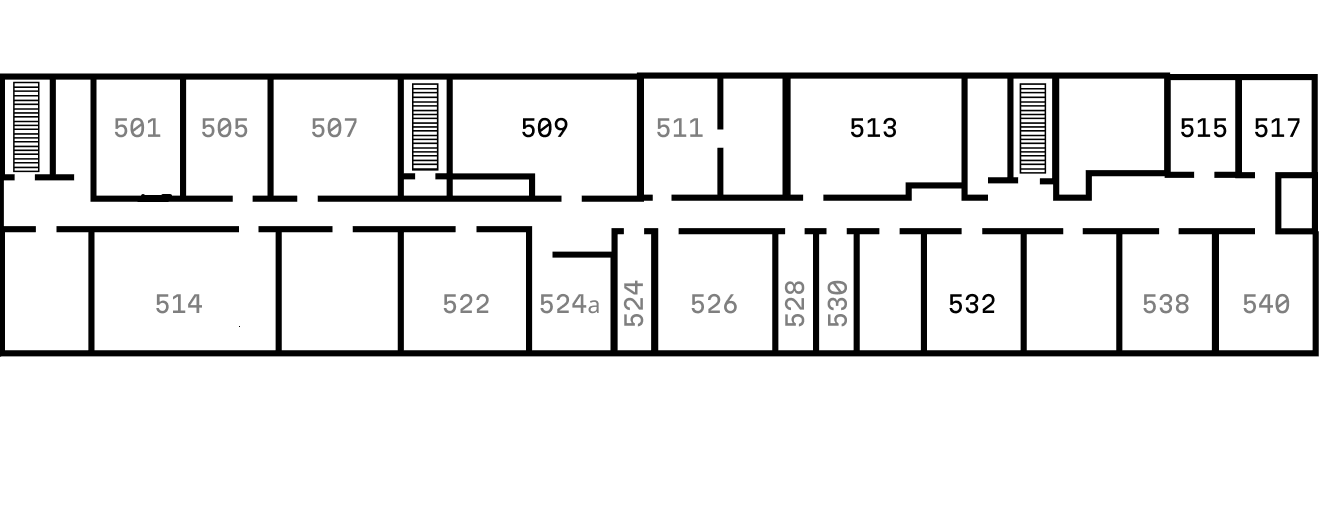
#> input picture plan5.bmp, 1339 x 522 px
$ python gb2.py
#> lines starting #> are read from the running program, lines starting #| are printed output that depends on the picture; after the words box and inside, x2 and y2 are one past the last pixel; in counts of white or black regions, pixels touching at a corner belong together
import cv2
import numpy as np
import matplotlib.pyplot as plt
from skimage.morphology import skeletonize
import networkx as nx
from scipy import ndimage

def process_floor_plan(image_path):
    # Загружаем изображение
#> called with image_path = 'plan5.bmp'
    image = cv2.imread(image_path)
#> image is the input picture: shape (522, 1339, 3); min 0, max 255, mean 233.1
    gray = cv2.cvtColor(image, cv2.COLOR_BGR2GRAY)

    # Бинаризация - настраиваем под ваш план
    _, binary = cv2.threshold(gray, 250, 255, cv2.THRESH_BINARY)
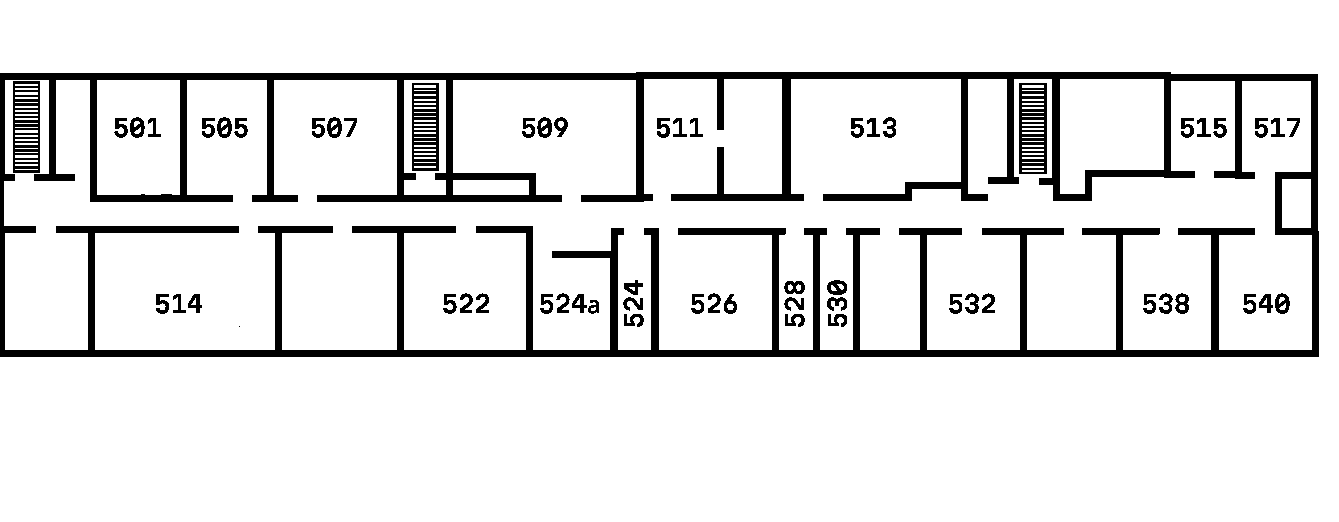
#> binary: shape (522, 1339); 89.5% white; 60 black regions (1 under 20 px), largest, box (x1, y1, x2, y2) and area: (0, 72, 1319, 357) 60056, (1019, 83, 1047, 174) 1734, (412, 83, 439, 171) 1606

    # Инвертируем, чтобы стены были белыми на черном фоне
    binary = 255 - binary
#> binary: shape (522, 1339); 10.5% white; 60 white regions (1 under 20 px)

    # Находим контуры (включая разорванные)
    contours, _ = cv2.findContours(binary, cv2.RETR_LIST, cv2.CHAIN_APPROX_SIMPLE)
#> contours = 151 contours, 1 with area under 20; largest, box (x1, y1, x2, y2) and area: (0, 72, 1319, 357) 373224, (3, 78, 1313, 351) 294032, (1059, 78, 1165, 195) 10282, (96, 79, 181, 196) 9727, (403, 79, 447, 196) 4846

    # Фильтруем контуры по площади для нахождения комнат
    min_room_area = 1000
    rooms = []
    room_contours = []

    for cnt in contours:
        area = cv2.contourArea(cnt)
        if area > min_room_area:
            # Аппроксимируем контур до прямоугольника
            epsilon = 0.02 * cv2.arcLength(cnt, True)
            approx = cv2.approxPolyDP(cnt, epsilon, True)

            if len(approx) == 4:  # Прямоугольные комнаты
                rooms.append(approx)
                room_contours.append(cnt)
#> this loop made 151 passes
#> (area, epsilon, approx) on passes 47, 48, 144, 145, 146, 148, 150, 151: (1230, 3.67, [[452, 180], [528, 179], [529, 194], [453, 195]]), (1498, 3.15, [[1282, 178], [1311, 179], [1310, 228], [1281, 227]]), (2430, 4.68, [[1019, 83], [1019, 173], [1046, 173], [1046, 83]]), (2262, 4.52, [[412, 83], [412, 170], [438, 170], [438, 83]]), (2366, 4.68, [[13, 81], [13, 172], [39, 172], [39, 81]]), (9727, 7.99, [[97, 79], [180, 80], [179, 195], [96, 194]]), (294032.5, 244.5, [[4, 80], [1310, 80], [1312, 349], [5, 350]]), (373224.5, 64.04, [[0, 73], [0, 356], [1318, 356], [1317, 74]])
#> (area, epsilon) on passes 147, 149: (4846, 7.19), (10281.5, 8.78)
#> after the loop, room_contours = 8 contours; box (x1, y1, x2, y2) and area: (0, 72, 1319, 357) 373224, (3, 78, 1313, 351) 294032, (96, 79, 181, 196) 9727, (1019, 83, 1047, 174) 2430, (13, 81, 40, 173) 2366, (412, 83, 439, 171) 2262, (1281, 178, 1312, 229) 1498, (452, 179, 530, 196) 1230; rooms = 8 contours; box (x1, y1, x2, y2) and area: (0, 73, 1319, 357) 372194, (4, 80, 1313, 351) 352102, (96, 79, 181, 196) 9546, (1019, 83, 1047, 174) 2430, (13, 81, 40, 173) 2366, (412, 83, 439, 171) 2262, (1281, 178, 1312, 229) 1422, (452, 179, 530, 196) 1141

    # Находим центры комнат
    room_centers = []
    for room in rooms:
        M = cv2.moments(room)
        if M["m00"] != 0:
            cx = int(M["m10"] / M["m00"])
            cy = int(M["m01"] / M["m00"])
            room_centers.append((cx, cy))
#> this loop made 8 passes
#> (room, cx, cy) on passes 1 to 8: ([[452, 180], [528, 179], [529, 194], [453, 195]], 490, 187), ([[1282, 178], [1311, 179], [1310, 228], [1281, 227]], 1296, 203), ([[1019, 83], [1019, 173], [1046, 173], [1046, 83]], 1032, 128), ([[412, 83], [412, 170], [438, 170], [438, 83]], 425, 126), ([[13, 81], [13, 172], [39, 172], [39, 81]], 26, 126), ([[97, 79], [180, 80], [179, 195], [96, 194]], 138, 137), ([[4, 80], [1310, 80], [1312, 349], [5, 350]], 657, 214), ([[0, 73], [0, 356], [1318, 356], [1317, 74]], 658, 214)
#> after the loop, room_centers = [(490, 187), (1296, 203), (1032, 128), (425, 126), (26, 126), (138, 137), (657, 214), (658, 214)]

    # Создаем маску коридоров (убираем комнаты)
    corridor_mask = binary.copy()
    cv2.drawContours(corridor_mask, room_contours, -1, 0, -1)
#> corridor_mask: shape (522, 1339); 1.4% white; 57 white regions (1 under 20 px), largest, box (x1, y1, x2, y2) and area: (413, 84, 438, 170) 1380, (217, 117, 232, 138) 200, (327, 117, 342, 138) 200

    # Убираем номера аудиторий (маленькие изолированные области)
    kernel = np.ones((3,3), np.uint8)
    corridor_clean = cv2.morphologyEx(corridor_mask, cv2.MORPH_OPEN, kernel)
#> corridor_clean: shape (522, 1339); 1.3% white; 67 white regions (1 under 20 px), largest, box (x1, y1, x2, y2) and area: (217, 117, 232, 138) 200, (327, 117, 342, 138) 200, (827, 280, 847, 295) 199

    # Скелетонизация коридоров
    skeleton = skeletonize(corridor_clean // 255)
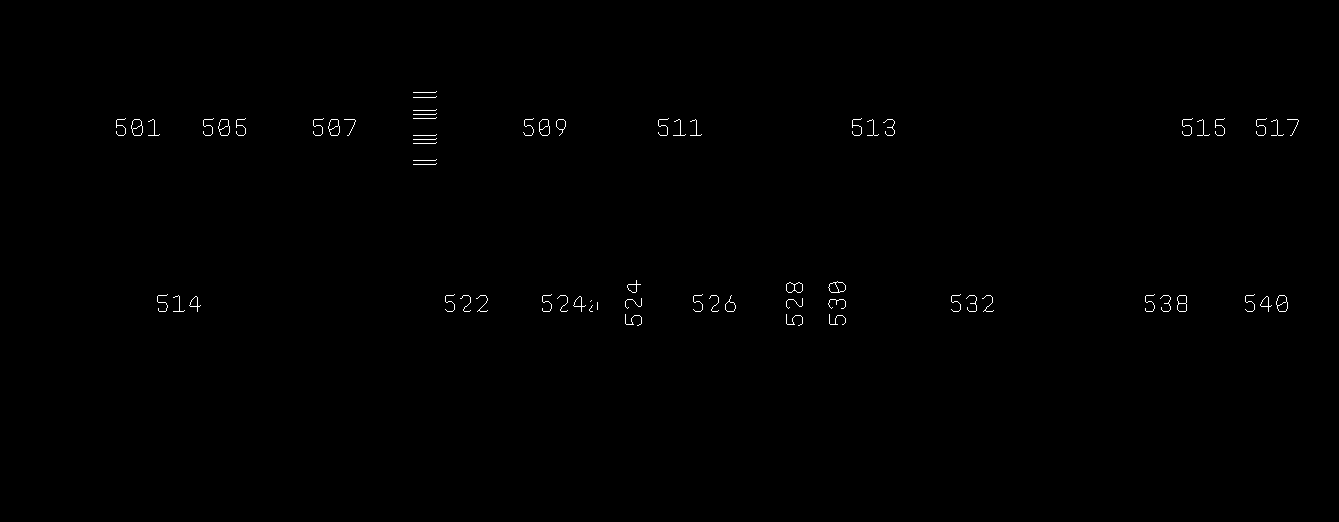
#> skeleton: shape (522, 1339) bool; 0.34% white in thin lines or dots, all inside (x1, y1, x2, y2) = (116, 91, 1299, 326)
    skeleton = (skeleton * 255).astype(np.uint8)

    # Находим узлы скелета (перекрестки и концевые точки)
    skeleton_nodes = find_skeleton_nodes(skeleton)

    # Находим точки дверей (разрывы в контурах комнат)
    door_points = find_door_points(binary, room_contours, door_length=19)

    # Строим граф
    G = build_graph(room_centers, skeleton_nodes, door_points, skeleton)

    return G, room_centers, skeleton_nodes, door_points, binary, skeleton

def find_skeleton_nodes(skeleton):
    """Находит узлы скелета (концевые точки и точки ветвления)"""
    nodes = []

    # Структурные элементы для анализа соседей
    endpoints_kernel = np.array([[1, 1, 1],
                                 [1, 10, 1],
                                 [1, 1, 1]])

    # Находим концевые точки и точки ветвления
    for y in range(1, skeleton.shape[0]-1):
        for x in range(1, skeleton.shape[1]-1):
            if skeleton[y, x] == 255:
                # Количество соседей
                neighborhood = skeleton[y-1:y+2, x-1:x+2]
                neighbors = np.sum(neighborhood == 255) - 1

                # Концевые точки (1 сосед)
                if neighbors == 1:
                    nodes.append((x, y))
                # Точки ветвления (3+ соседей)
                elif neighbors >= 3:
                    nodes.append((x, y))
#> after the loop, nodes = 268 pairs, first value 116 to 1290, second value 91 to 325
#> in process_floor_plan, `skeleton_nodes = find_skeleton_nodes(skeleton)`: skeleton_nodes has the same summary as nodes in find_skeleton_nodes

    return nodes

def find_door_points(binary, room_contours, door_length=19):
    """Находит точки дверей (разрывы в контурах комнат)"""
#> called with door_length = 19
    door_points = []

    for contour in room_contours:
        # Создаем маску для текущей комнаты
        room_mask = np.zeros_like(binary)
        cv2.drawContours(room_mask, [contour], 0, 255, -1)

        # Находим границы комнаты
        room_boundary = cv2.Canny(room_mask, 50, 150)

        # Находим разрывы в границе
        lines = cv2.HoughLinesP(room_boundary, 1, np.pi/180,
                               threshold=door_length-5,
                               minLineLength=door_length-3,
                               maxLineGap=door_length+3)

        if lines is not None:
            for line in lines:
                x1, y1, x2, y2 = line[0]
                length = np.sqrt((x2-x1)**2 + (y2-y1)**2)

                # Проверяем длину разрыва
                if abs(length - door_length) < 5:
                    # Средняя точка разрыва
                    door_x = (x1 + x2) // 2
                    door_y = (y1 + y2) // 2
                    door_points.append((door_x, door_y))
#> this loop made 8 passes
#> contour on passes 3 to 5: [[1019, 83], [1019, 173], [1046, 173], [1046, 83]], [[412, 83], [412, 170], [438, 170], [438, 83]], [[13, 81], [13, 172], [39, 172], [39, 81]]
#> lines on pass 1: [[452, 195, 529, 195], [454, 178, 527, 178]]
#> room_boundary: shape (522, 1339); 0.42% white in thin lines or dots, all inside (x1, y1, x2, y2) = (0, 71, 1319, 357)
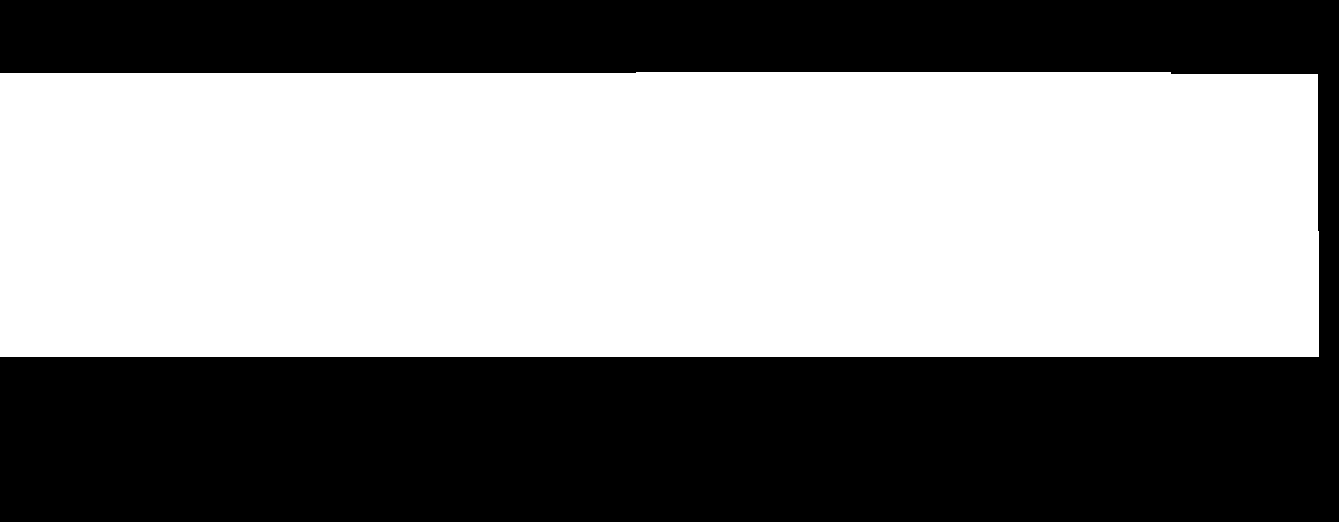
#> room_mask: shape (522, 1339); 53.6% white; 1 black region, box (x1, y1, x2, y2) and area: (0, 0, 1339, 522) 324132
#> after the loop, door_points = [(1181, 171), (971, 230), (1090, 188), (888, 230), (611, 240), (534, 183), (172, 226), (689, 228), (971, 232), (1072, 230), (45, 230), (397, 187), (1168, 232), (633, 232), (888, 232), (971, 229), (385, 78)]

    return door_points

def build_graph(room_centers, skeleton_nodes, door_points, skeleton):
    """Строит граф связей"""
    G = nx.Graph()

    # Добавляем вершины
    for i, center in enumerate(room_centers):
        G.add_node(f"room_{i}", pos=center, type='room')
#> this loop made 8 passes

    for i, node in enumerate(skeleton_nodes):
        G.add_node(f"corner_{i}", pos=node, type='corner')
#> this loop made 268 passes
#> node on passes 1 to 3: (436, 91), (413, 92), (436, 96)

    for i, door in enumerate(door_points):
        G.add_node(f"door_{i}", pos=door, type='door')
#> this loop made 17 passes

    # Соединяем комнаты с дверями
    for i, room_center in enumerate(room_centers):
        room_node = f"room_{i}"

        # Находим ближайшую дверь к комнате
        if door_points:
            min_dist = float('inf')
            nearest_door = None

            for j, door_point in enumerate(door_points):
                dist = np.sqrt((room_center[0]-door_point[0])**2 +
                              (room_center[1]-door_point[1])**2)
                if dist < min_dist:
                    min_dist = dist
                    nearest_door = f"door_{j}"

            if nearest_door and min_dist < 200:  # Максимальное расстояние
                G.add_edge(room_node, nearest_door, weight=min_dist)
#> this loop made 8 passes

    # Соединяем двери с узлами коридора
    for i, door_point in enumerate(door_points):
        door_node = f"door_{i}"

        # Находим ближайший узел скелета
        min_dist = float('inf')
        nearest_corner = None

        for j, corner_point in enumerate(skeleton_nodes):
            dist = np.sqrt((door_point[0]-corner_point[0])**2 +
                          (door_point[1]-corner_point[1])**2)
            if dist < min_dist:
                min_dist = dist
                nearest_corner = f"corner_{j}"

        if nearest_corner and min_dist < 100:  # Максимальное расстояние
            G.add_edge(door_node, nearest_corner, weight=min_dist)
#> this loop made 17 passes

    # Соединяем узлы коридора между собой на основе скелета
    for i in range(len(skeleton_nodes)):
        for j in range(i+1, len(skeleton_nodes)):
            node1 = skeleton_nodes[i]
            node2 = skeleton_nodes[j]

            # Проверяем, связаны ли точки через скелет
            if are_connected_in_skeleton(node1, node2, skeleton, max_distance=50):
                dist = np.sqrt((node1[0]-node2[0])**2 + (node1[1]-node2[1])**2)
                G.add_edge(f"corner_{i}", f"corner_{j}", weight=dist)
#> this loop made 268 passes

    return G

def are_connected_in_skeleton(point1, point2, skeleton, max_distance=50):
    """Проверяет, связаны ли две точки через скелет"""
    x1, y1 = point1
    x2, y2 = point2

    # Проверяем расстояние
    distance = np.sqrt((x2-x1)**2 + (y2-y1)**2)
    if distance > max_distance:
        return False

    # Создаем линию между точками
    line_mask = np.zeros_like(skeleton)
    cv2.line(line_mask, (x1, y1), (x2, y2), 255, 1)

    # Проверяем пересечение со скелетом
    intersection = cv2.bitwise_and(line_mask, skeleton)

    return np.sum(intersection) > 0

def visualize_results(image, G, room_centers, skeleton_nodes, door_points, binary, skeleton):
    """Визуализация результатов"""
    fig, axes = plt.subplots(2, 2, figsize=(15, 12))

    # Исходное изображение с графом
    axes[0,0].imshow(cv2.cvtColor(image, cv2.COLOR_BGR2RGB))
    axes[0,0].set_title('Граф на исходном плане')

    # Бинаризованное изображение
    axes[0,1].imshow(binary, cmap='gray')
    axes[0,1].set_title('Бинаризованное изображение')

    # Скелет коридоров
    axes[1,0].imshow(skeleton, cmap='gray')
    axes[1,0].set_title('Скелет коридоров')

    # Визуализация графа
    pos = {node: data['pos'] for node, data in G.nodes(data=True)}

    # Рисуем граф на отдельном изображении
    result_img = image.copy()
    for edge in G.edges():
        node1_pos = G.nodes[edge[0]]['pos']
        node2_pos = G.nodes[edge[1]]['pos']
        cv2.line(result_img, node1_pos, node2_pos, (0, 255, 0), 2)
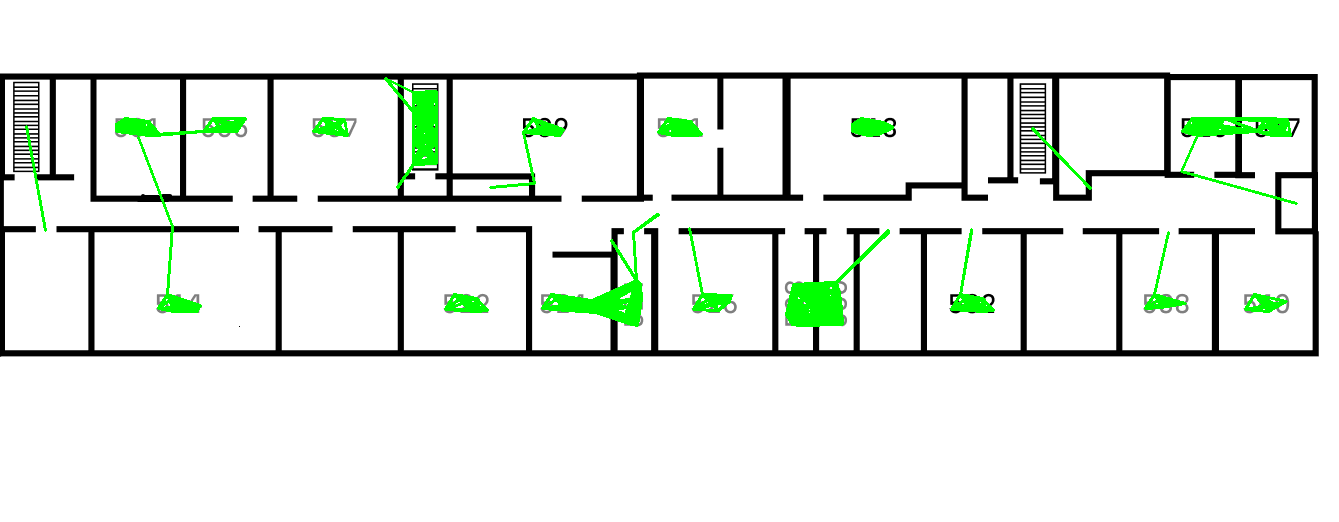
#> result_img: shape (522, 1339, 3); 2.63% of pixels changed, all inside (x1, y1, x2, y2) = (25, 77, 1298, 327)

    # Рисуем узлы
    for node, data in G.nodes(data=True):
        pos = data['pos']
        color = (255, 0, 0) if data['type'] == 'room' else (0, 0, 255) if data['type'] == 'door' else (255, 255, 0)
        cv2.circle(result_img, pos, 5, color, -1)
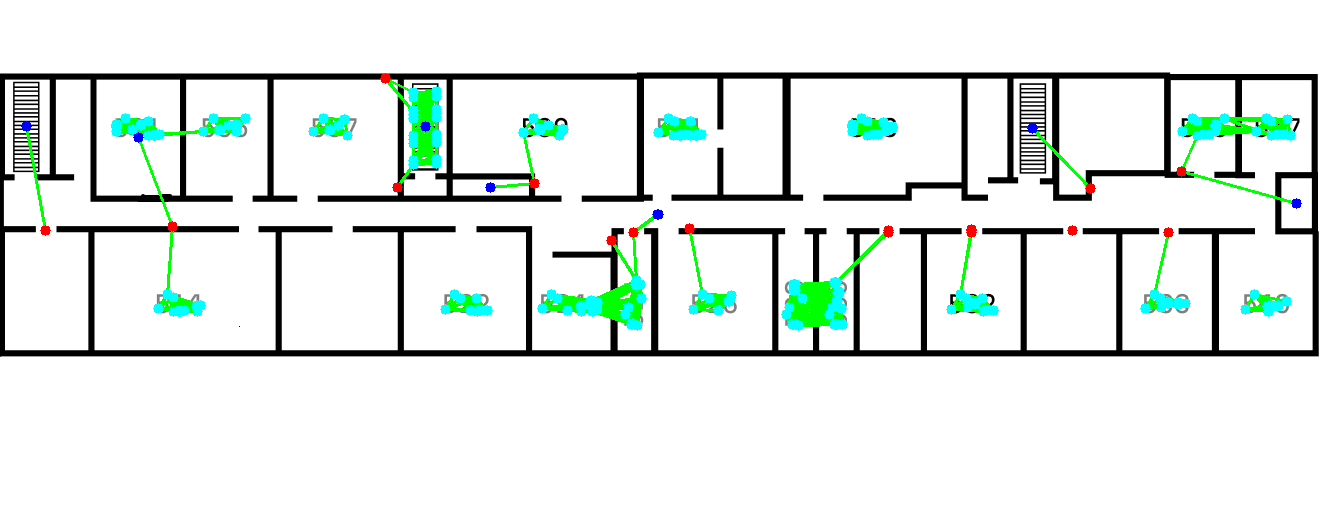
#> result_img: shape (522, 1339, 3); 1.93% of pixels changed, all inside (x1, y1, x2, y2) = (21, 73, 1302, 331)

    axes[1,1].imshow(cv2.cvtColor(result_img, cv2.COLOR_BGR2RGB))
    axes[1,1].set_title('Финальный граф')

    plt.tight_layout()
    plt.show()
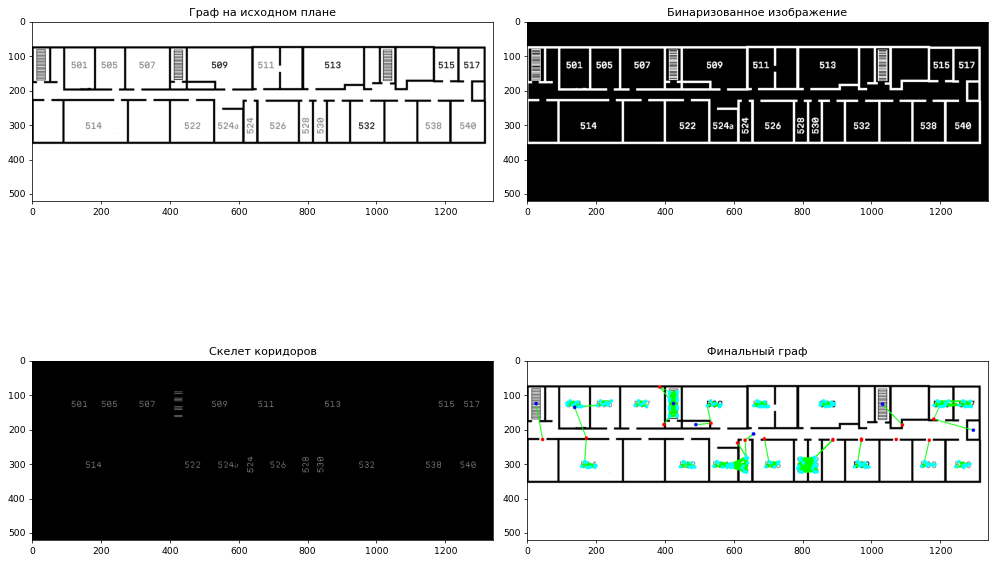
#> figure drawn by matplotlib, 4 panels

# Использование
if __name__ == "__main__":
    image_path = "plan5.bmp"  # или floor_plan.bmp
    G, rooms, corners, doors, binary, skeleton = process_floor_plan(image_path)

    # Загружаем изображение для визуализации
    image = cv2.imread(image_path)
    visualize_results(image, G, rooms, corners, doors, binary, skeleton)

    # Выводим информацию о графе
    print(f"Всего комнат: {len(rooms)}")
#| Всего комнат: 8
    print(f"Всего узлов коридора: {len(corners)}")
#| Всего узлов коридора: 268
    print(f"Всего дверей: {len(doors)}")
#| Всего дверей: 17
    print(f"Всего вершин в графе: {G.number_of_nodes()}")
#| Всего вершин в графе: 293
    print(f"Всего ребер в графе: {G.number_of_edges()}")
#| Всего ребер в графе: 2163
